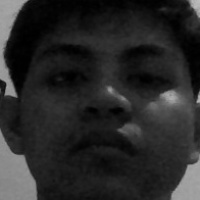
#> input picture face_recognition/dataset/user_1/1.jpg, 200 x 200 px, given in place of the camera
$ python capture_face.py dataset/user_1/1.jpg dataset/user_1/1.jpg
#> lines starting #> are read from the running program, lines starting #| are printed output that depends on the picture; after the words box and inside, x2 and y2 are one past the last pixel; in counts of white or black regions, pixels touching at a corner belong together
import cv2
import os
import sys

BASE_DIR    = os.path.dirname(os.path.abspath(__file__))
HAAR        = os.path.join(BASE_DIR, '..', 'haarcascade', 'haarcascade_frontalface_default.xml')
DATASET_DIR = os.path.join(BASE_DIR, 'dataset')

def capture_face(user_id, user_name, sample_count=30):
#> called with user_id = 'dataset/user_1/1.jpg', user_name = 'dataset/user_1/1.jpg', sample_count = 30
    face_cascade = cv2.CascadeClassifier(HAAR)
    if face_cascade.empty():
        print("[ERROR] Haarcascade tidak ditemukan!")
        sys.exit(1)

    save_dir = os.path.join(DATASET_DIR, f"user_{user_id}")
    os.makedirs(save_dir, exist_ok=True)

    cap = cv2.VideoCapture(0)
    if not cap.isOpened():
        print("[ERROR] Webcam tidak bisa dibuka!")
        sys.exit(1)

    print(f"\n[INFO] Mendaftarkan wajah: {user_name} (ID: {user_id})")
    print("[INFO] Hadap ke kamera. Tekan 'q' untuk batal.\n")

    count = 0
    while count < sample_count:
        ret, frame = cap.read()
#> frame is the input picture: shape (200, 200, 3); min 0, max 190, mean 40.7
        if not ret:
            break

        gray  = cv2.cvtColor(frame, cv2.COLOR_BGR2GRAY)
        faces = face_cascade.detectMultiScale(gray, 1.3, 5)
#> faces = ()

        for (x, y, w, h) in faces:
            count += 1
            face_img = cv2.resize(gray[y:y+h, x:x+w], (200, 200))
            cv2.imwrite(os.path.join(save_dir, f"{count}.jpg"), face_img)
            cv2.rectangle(frame, (x, y), (x+w, y+h), (0, 255, 0), 2)
            cv2.putText(frame, f"Sample: {count}/{sample_count}",
                        (x, y-10), cv2.FONT_HERSHEY_SIMPLEX, 0.7, (0, 255, 0), 2)
#> this loop made 0 passes
#> after the loop, count = 0

        cv2.putText(frame, f"Mendaftarkan: {user_name}",
                    (10, 30), cv2.FONT_HERSHEY_SIMPLEX, 0.7, (0, 229, 122), 2)
        cv2.putText(frame, "Tekan 'q' untuk batal",
                    (10, 55), cv2.FONT_HERSHEY_SIMPLEX, 0.5, (150, 150, 150), 1)
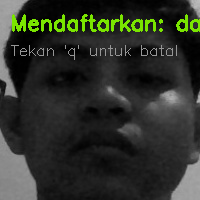
#> frame: shape (200, 200, 3); mean B, G, R 40.9, 48.7, 45.1
        cv2.imshow("Smart Door — Capture Wajah", frame)

        if cv2.waitKey(1) & 0xFF == ord('q'):
#> (key q is pressed here)
            break

    cap.release()
    cv2.destroyAllWindows()

    if count > 0:
        print(f"\n[✅] {count} foto tersimpan di: {save_dir}")
        print("[INFO] Jalankan: python face_recognition/train_model.py")
    else:
        print("[⚠️] Tidak ada wajah terdeteksi. Coba perbaiki pencahayaan.")

if __name__ == "__main__":
    if len(sys.argv) < 3:
        print("Usage : python face_recognition/capture_face.py <id> <nama>")
        print("Contoh: python face_recognition/capture_face.py 1 Budi")
        sys.exit(1)
    capture_face(sys.argv[1], " ".join(sys.argv[2:]))

$ run again, on face_recognition/dataset/user_1/10.jpg
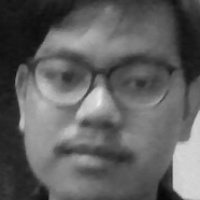
#> input picture face_recognition/dataset/user_1/10.jpg, 200 x 200 px, given in place of the camera
#> in capture_face, frame is the input picture: shape (200, 200, 3); min 6, max 235, mean 95.8
#> faces = [[16, 15, 166, 166]]
#> the loop in capture_face, `for (x, y, w, h) in faces:` made 1 pass
#> (x, y, w, h, count) on pass 1: (16, 15, 166, 166, 1)
#> after the loop in capture_face, `for (x, y, w, h) in faces:`:
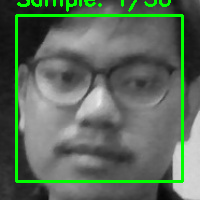
#> frame: shape (200, 200, 3); 6.11% of pixels changed, all inside (x1, y1, x2, y2) = (15, 0, 184, 183)
#> after the loop in capture_face, `for (x, y, w, h) in faces:`: count = 1
#> in capture_face, `cv2.putText(frame, "Tekan 'q' untuk batal", (10, 55), cv2.FONT_HERSHEY..`:
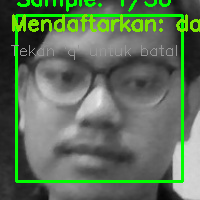
#> frame: shape (200, 200, 3); mean B, G, R 89.6, 112.4, 93.7
#| [✅] 1 foto tersimpan di: face_recognition/dataset/user_dataset/user_1/10.jpg

$ run again, on face_recognition/dataset/user_1/11.jpg
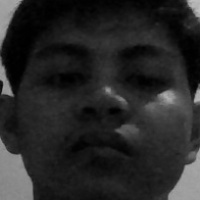
#> input picture face_recognition/dataset/user_1/11.jpg, 200 x 200 px, given in place of the camera
#> in capture_face, frame is the input picture: shape (200, 200, 3); min 0, max 191, mean 39.3
#> faces = ()
#> after the loop in capture_face, `for (x, y, w, h) in faces:`: count = 0
#> in capture_face, `cv2.putText(frame, "Tekan 'q' untuk batal", (10, 55), cv2.FONT_HERSHEY..`:
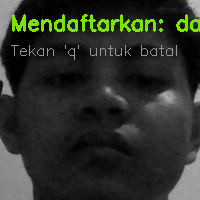
#> frame: shape (200, 200, 3); mean B, G, R 39.7, 47.4, 43.8

$ run again, on face_recognition/dataset/user_1/12.jpg
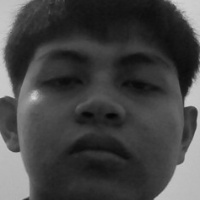
#> input picture face_recognition/dataset/user_1/12.jpg, 200 x 200 px, given in place of the camera
#> in capture_face, frame is the input picture: shape (200, 200, 3); min 4, max 213, mean 68.5
#> faces = ()
#> after the loop in capture_face, `for (x, y, w, h) in faces:`: count = 0
#> in capture_face, `cv2.putText(frame, "Tekan 'q' untuk batal", (10, 55), cv2.FONT_HERSHEY..`:
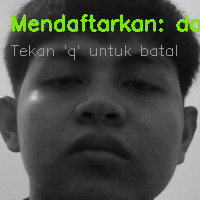
#> frame: shape (200, 200, 3); mean B, G, R 67.7, 75.4, 71.8
